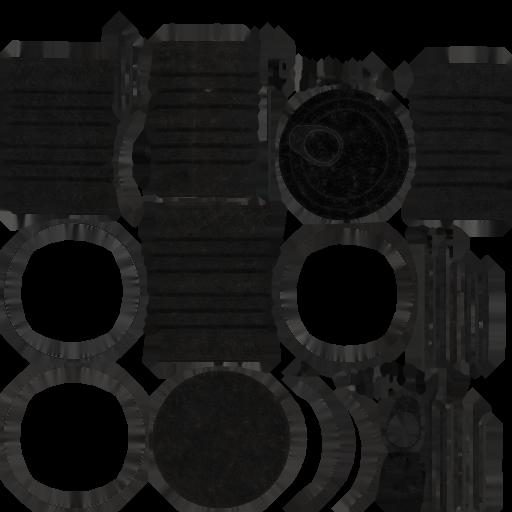
#> input picture assets/models/weapons/can_prop_base_color.jpg, 512 x 512 px, given in place of skill_disc.png, which was not available
$ python make_buttons.py
#> lines starting #> are read from the running program, lines starting #| are printed output that depends on the picture; pictures that were not available may be replaced by others from this repository, and a replacement may not be noted
"""Composes the round skill buttons from the painted icons (run make_assets.py first).

Run: python3 tools/art/make_buttons.py
Run slice_skill_art.py first. Output: assets/icons/btn_<id>.png (256 px). Each button
is the cardboard disc with the whole painted skill icon on its flat face. The icon's own
glow shows the type (attack red, crowd control violet, block blue, heal green). The weapon
types are read from data/weapons/*.tres.
"""
import os
import re

import numpy as np
from PIL import Image, ImageChops, ImageDraw, ImageFilter

ROOT = os.path.abspath(os.path.join(os.path.dirname(__file__), "..", ".."))
ICONS = os.path.join(ROOT, "assets", "icons")
WEAPONS = os.path.join(ROOT, "data", "weapons")
SIZE = 256
SS = 4
N = SIZE * SS
FACE_RADIUS = 104  # in final pixels
RIM_RADIUS = 125

# WeaponDef.Kind order: ATTACK, CROWD_CONTROL, BLOCK
KIND_FACES = {
    0: ((255, 104, 84), (150, 20, 34)),     # attack: red
    1: ((196, 130, 255), (78, 30, 150)),    # crowd control: violet
    2: ((110, 180, 255), (20, 56, 160)),    # block: blue
}
HEAL_FACE = ((150, 236, 110), (30, 120, 50))
MOVE_FACE = ((70, 104, 190), (20, 30, 84))


def weapon_kinds():
    kinds = {}
    for name in sorted(os.listdir(WEAPONS)):
        if not name.endswith(".tres"):
            continue
        text = open(os.path.join(WEAPONS, name)).read()
        wid = re.search(r'^id = &"(\w+)"', text, re.M).group(1)
        kind = re.search(r"^kind = (\d+)", text, re.M)
        kinds[wid] = int(kind.group(1)) if kind else 0
    return kinds


def disc(radius, blur=0.0):
    m = Image.new("L", (N, N), 0)
    c = N / 2
    r = radius * SS
    ImageDraw.Draw(m).ellipse([c - r, c - r, c + r, c + r], fill=255)
    return m.filter(ImageFilter.GaussianBlur(blur * SS)) if blur else m


def radial(top, bottom):
    """Face gradient: light upper left to dark lower right."""
    yy, xx = np.mgrid[0:N, 0:N].astype(np.float32) / N
    t = np.clip((xx * 0.35 + yy * 0.65 - 0.15) / 0.8, 0.0, 1.0)[..., None]
    c0 = np.array(top + (255,), np.float32)
    c1 = np.array(bottom + (255,), np.float32)
    return Image.fromarray((c0 * (1 - t) + c1 * t).astype(np.uint8), "RGBA")


ART = os.path.join(ICONS, "art")
DISC = os.path.join(ROOT, "assets", "ui", "skill_disc.png")
FACE_RATIO = 0.44  # radius of the flat cardboard face, as a fraction of the disc width


def centroid(alpha):
    """Alpha-weighted centre of an image, in pixels."""
    a = np.asarray(alpha, dtype=np.float32)
    total = a.sum() or 1.0
    ys, xs = np.mgrid[0:a.shape[0], 0:a.shape[1]]
    return float((a * xs).sum() / total), float((a * ys).sum() / total)


def compose(icon_path, scale=0.98, nudge=(0, 0)):
    """The cardboard disc with the whole painted icon sitting inside its flat face (not cropped)."""
#> called with icon_path = 'assets/icons/art/heal.png', scale = 0.98, nudge = (0, 0)
    img = Image.new("RGBA", (N, N), (0, 0, 0, 0))
#> img: PIL image 1024x1024 RGBA; every value is 0
    disc = Image.open(DISC).convert("RGBA")
    side = int(N * 0.97)
    disc = disc.resize((side, int(side * disc.height / disc.width)), Image.LANCZOS)
#> disc: PIL image 993x993 RGBA
    ox, oy = (N - disc.width) // 2, (N - disc.height) // 2
#> ox = 15; oy = 15
    shadow = Image.new("RGBA", (N, N), (0, 0, 0, 0))
    shadow.paste(Image.new("RGBA", disc.size, (10, 6, 12, 255)), (ox, oy + 5 * SS), disc.split()[3].filter(ImageFilter.GaussianBlur(3 * SS)).point(lambda v: v * 120 // 255))
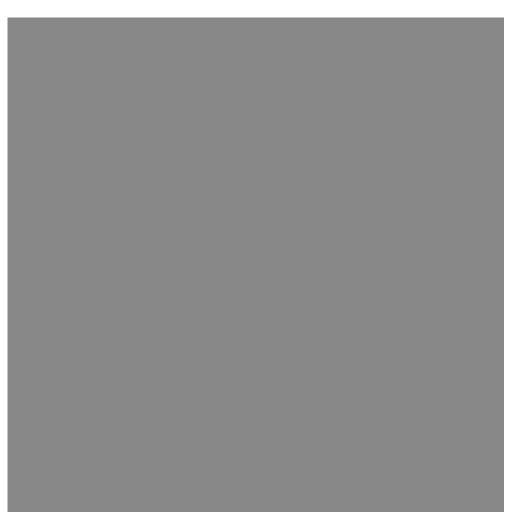
#> shadow: PIL image 1024x1024 RGBA (shown at 1/2 size); mean R, G, B, A 4.7, 2.8, 5.6, 112.4; transparent parts drawn white
    img.alpha_composite(shadow)
    img.alpha_composite(disc, (ox, oy))
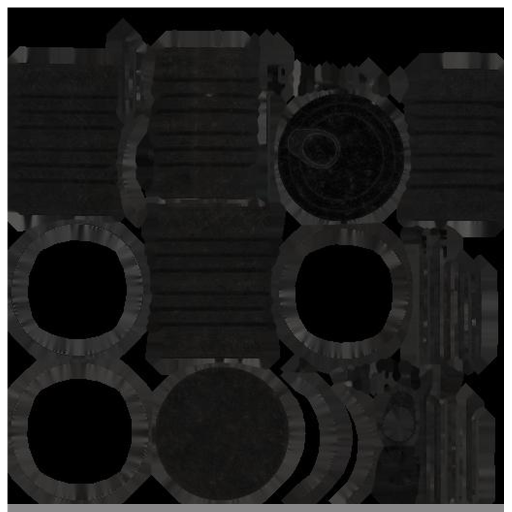
#> img: PIL image 1024x1024 RGBA (shown at 1/2 size); mean R, G, B, A 21.6, 21.4, 20.9, 241.6; transparent parts drawn white
    # the centre of the flat face: the disc's own weight centre (its rim is uneven)
    dx, dy = centroid(disc.split()[3])
#> in centroid, `a = np.asarray(alpha, dtype=np.float32)`: a: shape (993, 993) float32; every value is 255
#> in centroid, `total = a.sum() or 1.0`: total = 251442496
#> dx = 496; dy = 496
    cx, cy = ox + dx, oy + dy
#> cx = 511; cy = 511
    icon = Image.open(icon_path).convert("RGBA")
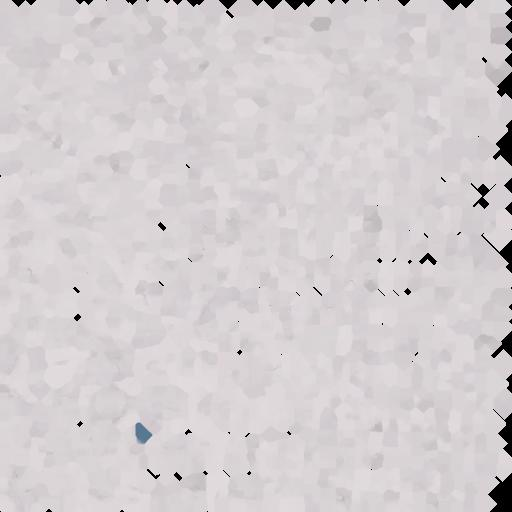
#> input picture assets/models/weapons/crumpled_paper_prop_base_color.jpg, 512 x 512 px, given in place of heal.png, which was not available
    isz = int(disc.width * FACE_RATIO * 2 * scale)
#> isz = 856
    icon = icon.resize((isz, isz), Image.LANCZOS)
#> icon: PIL image 856x856 RGBA
    # optical centring: put the visual weight of the icon (not its box) on the face centre
    mx, my = centroid(icon.split()[3])
#> in centroid (call 2), `a = np.asarray(alpha, dtype=np.float32)`: a: shape (856, 856) float32; every value is 255
#> mx = 427.5; my = 427.5
    limit = isz * 0.07
#> limit = 59.92
    shift_x = max(-limit, min(limit, isz / 2 - mx))
#> shift_x = 0.5
    shift_y = max(-limit, min(limit, isz / 2 - my))
#> shift_y = 0.5
    img.alpha_composite(icon, (int(cx - isz / 2 + shift_x + nudge[0] * SS), int(cy - isz / 2 + shift_y + nudge[1] * SS)))
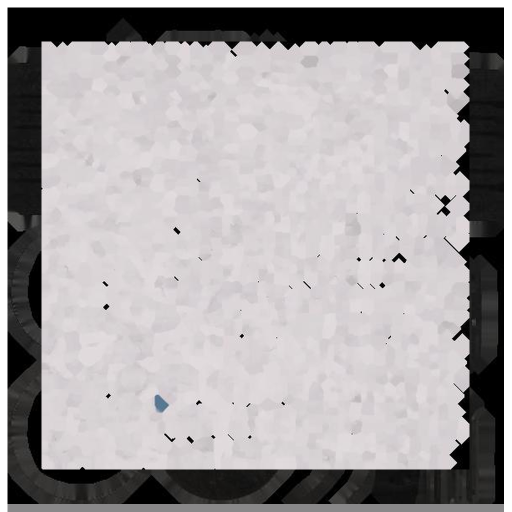
#> img: PIL image 1024x1024 RGBA (shown at 1/2 size); mean R, G, B, A 153.3, 149.6, 150.8, 241.6; transparent parts drawn white
    return img.resize((SIZE, SIZE), Image.LANCZOS)
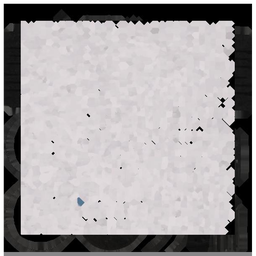
#> returned value: PIL image 256x256 RGBA; mean R, G, B, A 153.5, 149.8, 151, 241.6; transparent parts drawn white


def main():
    for wid, kind in weapon_kinds().items():
        compose(os.path.join(ART, wid + ".png")).save(os.path.join(ICONS, "btn_%s.png" % wid), optimize=True)
        print("btn_" + wid, ["ATK", "CC", "BLK", "HEAL"][kind])
    for name in ("heal",):
        compose(os.path.join(ART, name + ".png")).save(os.path.join(ICONS, "btn_%s.png" % name), optimize=True)
    print("buttons done")


if __name__ == "__main__":
    main()
